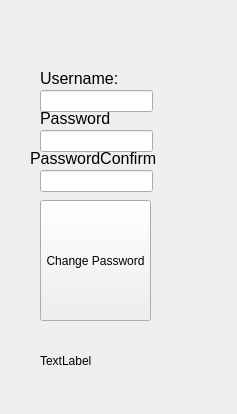
<?xml version="1.0" encoding="UTF-8"?>
<ui version="4.0">
 <class>passwordreset</class>
 <widget class="QWidget" name="passwordreset">
  <property name="geometry">
   <rect>
    <x>0</x>
    <y>0</y>
    <width>237</width>
    <height>414</height>
   </rect>
  </property>
  <property name="windowTitle">
   <string>Form</string>
  </property>
  <widget class="QLabel" name="username">
   <property name="geometry">
    <rect>
     <x>40</x>
     <y>70</y>
     <width>91</width>
     <height>16</height>
    </rect>
   </property>
   <property name="font">
    <font>
     <pointsize>12</pointsize>
    </font>
   </property>
   <property name="text">
    <string>Username:</string>
   </property>
  </widget>
  <widget class="QLabel" name="password">
   <property name="geometry">
    <rect>
     <x>40</x>
     <y>110</y>
     <width>81</width>
     <height>16</height>
    </rect>
   </property>
   <property name="font">
    <font>
     <pointsize>12</pointsize>
    </font>
   </property>
   <property name="text">
    <string>Password</string>
   </property>
  </widget>
  <widget class="QLabel" name="passconfirm">
   <property name="geometry">
    <rect>
     <x>30</x>
     <y>150</y>
     <width>131</width>
     <height>16</height>
    </rect>
   </property>
   <property name="font">
    <font>
     <pointsize>12</pointsize>
    </font>
   </property>
   <property name="text">
    <string>PasswordConfirm</string>
   </property>
  </widget>
  <widget class="QLineEdit" name="usernameTxt">
   <property name="geometry">
    <rect>
     <x>40</x>
     <y>90</y>
     <width>113</width>
     <height>22</height>
    </rect>
   </property>
  </widget>
  <widget class="QLineEdit" name="passwordTxt">
   <property name="geometry">
    <rect>
     <x>40</x>
     <y>130</y>
     <width>113</width>
     <height>22</height>
    </rect>
   </property>
   <property name="echoMode">
    <enum>QLineEdit::Password</enum>
   </property>
  </widget>
  <widget class="QLineEdit" name="passConf">
   <property name="geometry">
    <rect>
     <x>40</x>
     <y>170</y>
     <width>113</width>
     <height>22</height>
    </rect>
   </property>
   <property name="echoMode">
    <enum>QLineEdit::Password</enum>
   </property>
  </widget>
  <widget class="QPushButton" name="updatePass">
   <property name="geometry">
    <rect>
     <x>40</x>
     <y>200</y>
     <width>111</width>
     <height>121</height>
    </rect>
   </property>
   <property name="text">
    <string>Change Password</string>
   </property>
  </widget>
  <widget class="QLabel" name="passerror">
   <property name="enabled">
    <bool>true</bool>
   </property>
   <property name="geometry">
    <rect>
     <x>40</x>
     <y>330</y>
     <width>171</width>
     <height>61</height>
    </rect>
   </property>
   <property name="text">
    <string>TextLabel</string>
   </property>
  </widget>
 </widget>
 <resources/>
 <connections/>
</ui>
